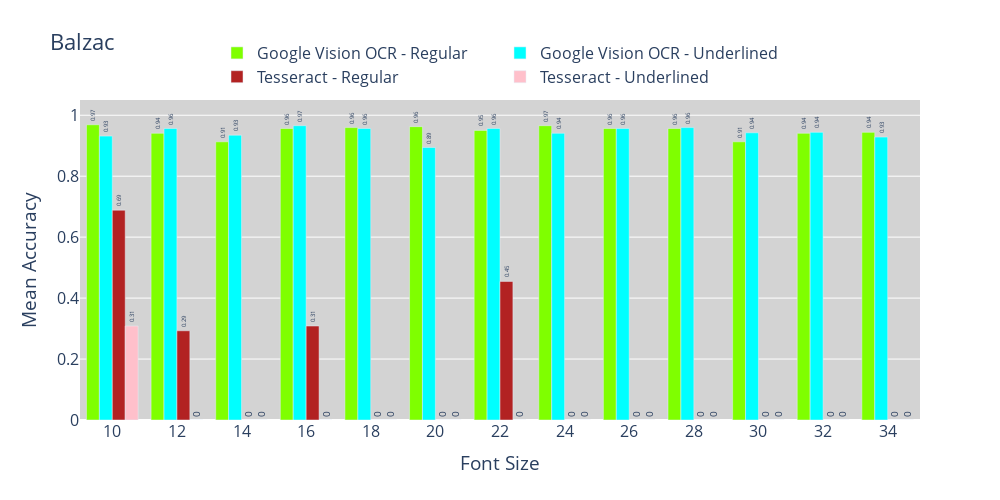

Notebook code cell kept with this figure:
### Code cell
balzac_df = merged_df[(merged_df['font_name'] == 'balzac')]

# Melting the DataFrame to long format
df_melted = balzac_df.melt(id_vars=['font_size', 'bold', 'underlined'], value_vars=['accuracy_ts', 'accuracy_gv'],
                            var_name='accuracy_type', value_name='accuracy_value')

grouped_df = df_melted.groupby(['accuracy_type', 'font_size', 'underlined', 'bold'])['accuracy_value'].mean().reset_index()


# Create a figure
fig = go.Figure()

# Add traces
fig.add_trace(go.Bar(
    x=grouped_df[(grouped_df['underlined'] == False) & (grouped_df['bold'] == False) & (grouped_df['accuracy_type'] == 'accuracy_gv')]['font_size'],
    y=grouped_df[(grouped_df['underlined'] == False) & (grouped_df['bold'] == False) & (grouped_df['accuracy_type'] == 'accuracy_gv')]['accuracy_value'],
    text=grouped_df[(grouped_df['underlined'] == False) & (grouped_df['bold'] == False) & (grouped_df['accuracy_type'] == 'accuracy_gv')]['accuracy_value'].round(2),
    name='Google Vision OCR - Regular',
    textfont=dict(size=10),
    marker_color='chartreuse',
    textposition='outside',
    textangle=270
))

fig.add_trace(go.Bar(
    x=grouped_df[(grouped_df['underlined'] == True) & (grouped_df['bold'] == False) & (grouped_df['accuracy_type'] == 'accuracy_gv')]['font_size'],
    y=grouped_df[(grouped_df['underlined'] == True) & (grouped_df['bold'] == False) & (grouped_df['accuracy_type'] == 'accuracy_gv')]['accuracy_value'],
    text=grouped_df[(grouped_df['underlined'] == True) & (grouped_df['bold'] == False) & (grouped_df['accuracy_type'] == 'accuracy_gv')]['accuracy_value'].round(2),
    name='Google Vision OCR - Underlined',
    textfont=dict(size=10),
    marker_color='cyan',
    textposition='outside',
    textangle=270
))

fig.add_trace(go.Bar(
    x=grouped_df[(grouped_df['underlined'] == False) & (grouped_df['bold'] == False) & (grouped_df['accuracy_type'] == 'accuracy_ts')]['font_size'],
    y=grouped_df[(grouped_df['underlined'] == False) & (grouped_df['bold'] == False) & (grouped_df['accuracy_type'] == 'accuracy_ts')]['accuracy_value'],
    text=grouped_df[(grouped_df['underlined'] == False) & (grouped_df['bold'] == False) & (grouped_df['accuracy_type'] == 'accuracy_ts')]['accuracy_value'].round(2),
    name='Tesseract - Regular',
    textfont=dict(size=10),
    marker_color='firebrick',
    textposition='outside',
    textangle=270
))

fig.add_trace(go.Bar(
    x=grouped_df[(grouped_df['underlined'] == True) & (grouped_df['bold'] == False) & (grouped_df['accuracy_type'] == 'accuracy_ts')]['font_size'],
    y=grouped_df[(grouped_df['underlined'] == True) & (grouped_df['bold'] == False) & (grouped_df['accuracy_type'] == 'accuracy_ts')]['accuracy_value'],
    text=grouped_df[(grouped_df['underlined'] == True) & (grouped_df['bold'] == False) & (grouped_df['accuracy_type'] == 'accuracy_ts')]['accuracy_value'].round(2),
    name='Tesseract - Underlined',
    textfont=dict(size=10),
    marker_color='pink',
    textposition='outside',
    textangle=270
))

# Update layout for vertical bars
fig.update_layout(
    title='Balzac',
    xaxis=dict(title='Font Size', tickvals=grouped_df['font_size'], ticktext=grouped_df['font_size']),  # updating x-axis
    yaxis=dict(title='Mean Accuracy'),  # updating y-axis
    font=dict(size=16),
    legend=dict(
        orientation="h",
        yanchor="top",
        y=1.2,
        xanchor="center",
        x=0.5
    ),
    bargap=0.2,
    height=500,
    width=1000,
    plot_bgcolor='lightgray',  # Background color of the plot area
    paper_bgcolor='white'  # Background color of the entire figure
)

fig.update_yaxes(range=[0, 1.05])  # Update y-axis range if necessary

# Show the plot
fig.show()

### Figure 1 — Plotly figure (JSON) as saved in the notebook; plotly's stock layout.template omitted (floating-point values rounded to 4 significant figures)
{"data": [{"marker": {"color": "chartreuse"}, "name": "Google Vision OCR - Regular", "text": [0.97, 0.94, 0.91, 0.96, 0.96, 0.96, 0.95, 0.97, 0.96, 0.96, 0.91, 0.94, 0.94], "textangle": -90, "textfont": {"size": 10}, "textposition": "outside", "type": "bar", "x": [10, 12, 14, 16, 18, 20, 22, 24, 26, 28, 30, 32, 34], "y": [0.9688, 0.9408, 0.9128, 0.9564, 0.9595, 0.9626, 0.9502, 0.9657, 0.9564, 0.9564, 0.9128, 0.9408, 0.9439]}, {"marker": {"color": "cyan"}, "name": "Google Vision OCR - Underlined", "text": [0.93, 0.96, 0.93, 0.97, 0.96, 0.89, 0.96, 0.94, 0.96, 0.96, 0.94, 0.94, 0.93], "textangle": -90, "textfont": {"size": 10}, "textposition": "outside", "type": "bar", "x": [10, 12, 14, 16, 18, 20, 22, 24, 26, 28, 30, 32, 34], "y": [0.9315, 0.9564, 0.9346, 0.9657, 0.9564, 0.8941, 0.9564, 0.9408, 0.9564, 0.9595, 0.9424, 0.9439, 0.9283]}, {"marker": {"color": "firebrick"}, "name": "Tesseract - Regular", "text": [0.69, 0.29, 0, 0.31, 0, 0, 0.45, 0, 0, 0, 0, 0, 0], "textangle": -90, "textfont": {"size": 10}, "textposition": "outside", "type": "bar", "x": [10, 12, 14, 16, 18, 20, 22, 24, 26, 28, 30, 32, 34], "y": [0.6885, 0.2928, 0, 0.3084, 0, 0, 0.4548, 0, 0, 0, 0, 0, 0]}, {"marker": {"color": "pink"}, "name": "Tesseract - Underlined", "text": [0.31, 0, 0, 0, 0, 0, 0, 0, 0, 0, 0, 0, 0], "textangle": -90, "textfont": {"size": 10}, "textposition": "outside", "type": "bar", "x": [10, 12, 14, 16, 18, 20, 22, 24, 26, 28, 30, 32, 34], "y": [0.3084, 0, 0, 0, 0, 0, 0, 0, 0, 0, 0, 0, 0]}], "layout": {"bargap": 0.2, "font": {"size": 16}, "height": 500, "legend": {"orientation": "h", "x": 0.5, "xanchor": "center", "y": 1.2, "yanchor": "top"}, "paper_bgcolor": "white", "plot_bgcolor": "lightgray", "title": {"text": "Balzac"}, "width": 1000, "xaxis": {"ticktext": [10, 10, 12, 12, 14, 14, 16, 16, 18, 18, 20, 20, 22, 22, 24, 24, 26, 26, 28, 28, 30, 30, 32, 32, 34, 34, 10, 10, 12, 12, 14, 14, 16, 16, 18, 18, 20, 20, 22, 22, 24, 24, 26, 26, 28, 28, 30, 30, 32, 32, 34, 34], "tickvals": [10, 10, 12, 12, 14, 14, 16, 16, 18, 18, 20, 20, 22, 22, 24, 24, 26, 26, 28, 28, 30, 30, 32, 32, 34, 34, 10, 10, 12, 12, 14, 14, 16, 16, 18, 18, 20, 20, 22, 22, 24, 24, 26, 26, 28, 28, 30, 30, 32, 32, 34, 34], "title": {"text": "Font Size"}}, "yaxis": {"range": [0, 1.05], "title": {"text": "Mean Accuracy"}}}}
